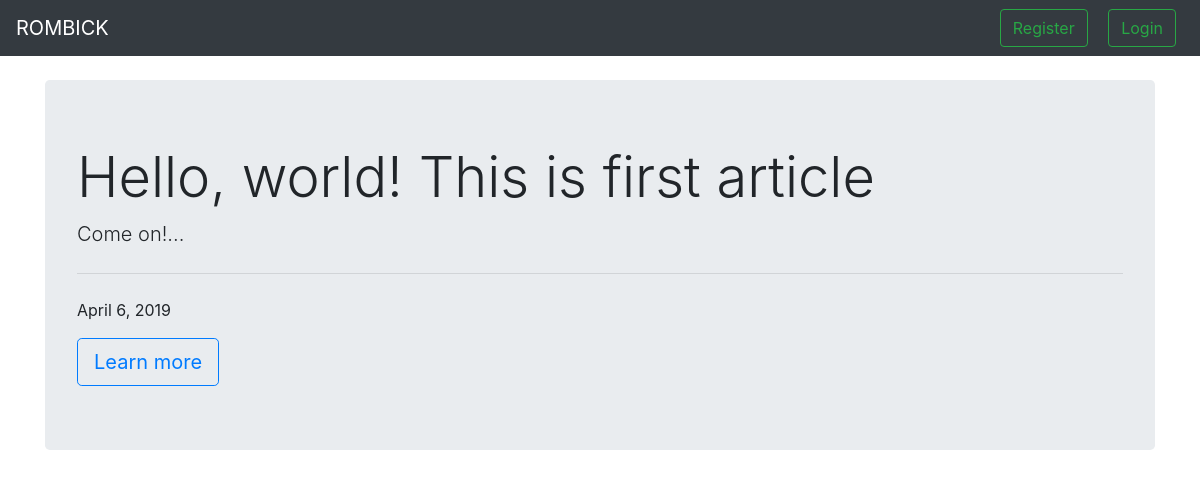
Page /home/ on the earlier database version.
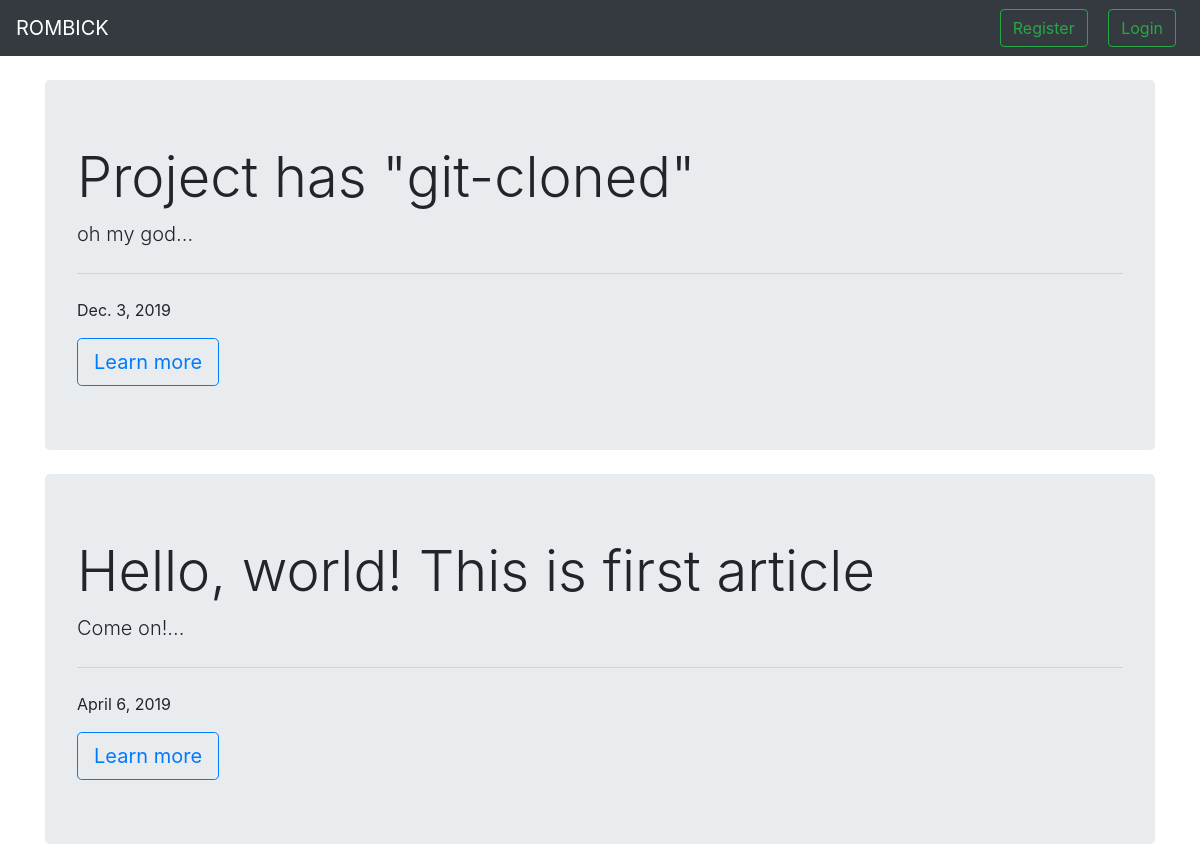
Same page on the later database version.
### homepage/models.py (models this page shows, shortened)
class Article(models.Model):
    title = models.CharField(max_length=100)
    text = models.TextField()
    smalltext = models.TextField(max_length=80)
    date = models.DateField()

### homepage/views.py (the view)
# urls.py: path('', views.ShowArticlesView.as_view(), name='homepage'),
class ShowArticlesView(ListView):
    model = Article
    template_name = 'homepage/home.html'
    context_object_name = 'articles'
    ordering = ['-date']
    def get_context_data(self,**kwards):
        ctx = super(ShowArticlesView, self).get_context_data(**kwards)
        ctx['title'] = 'Home Page'
        return ctx

### homepage/templates/homepage/home.html
{% extends 'homepage/main.html' %}
{% block body %}
    {% for post in articles %}
        <div class="jumbotron mb-4">
            <h1 class="display-4">{{post.title}}</h1>
            <p class="lead">{{ post.smalltext }}...</p>
            <hr class="my-4">
            <p>{{post.date}}</p>
            <a class="btn btn-outline-primary btn-lg" href="{% url 'article-detail' post.id %}" role="button">Learn more</a>
        </div>
    {% endfor %}
{% endblock body %}

### homepage/templates/homepage/main.html (shortened to what this page needs)
{% load static %}
<!DOCTYPE html>
<html lang="en">
<head>
    <link rel="stylesheet" href="https://stackpath.bootstrapcdn.com/bootstrap/4.3.1/css/bootstrap.min.css">
</head>
<body>
    <nav class="navbar navbar-expand-lg navbar-dark bg-dark mb-4">
        <a class="navbar-brand" href="{% url 'homepage' %}">ROMBICK</a>
        <div class="collapse navbar-collapse" id="navbarSupportedContent">
            <div class="ml-auto">
                {% if user.is_authenticated %}
                <a href="{% url 'profile' %}" class="btn btn-outline-success mx-2">Profile</a>
                <a href="{% url 'exit' %}" class="btn btn-outline-success mx-2">Exit</a>
                {% else %}
                <a href="{% url 'reg' %}" class="btn btn-outline-success mx-2">Register</a>
                <a href="{% url 'login' %}" class="btn btn-outline-success mx-2">Login</a>
                {% endif %}
            </div>
        </div>
    </nav>
    <div class="container">
        {% block body %}{% endblock body %}
    </div>
</body>
</html>

Differences in the rows shown:
added Article: title "Project has \"git-cloned\"", smalltext "oh my god", date "Dec. 3, 2019"
